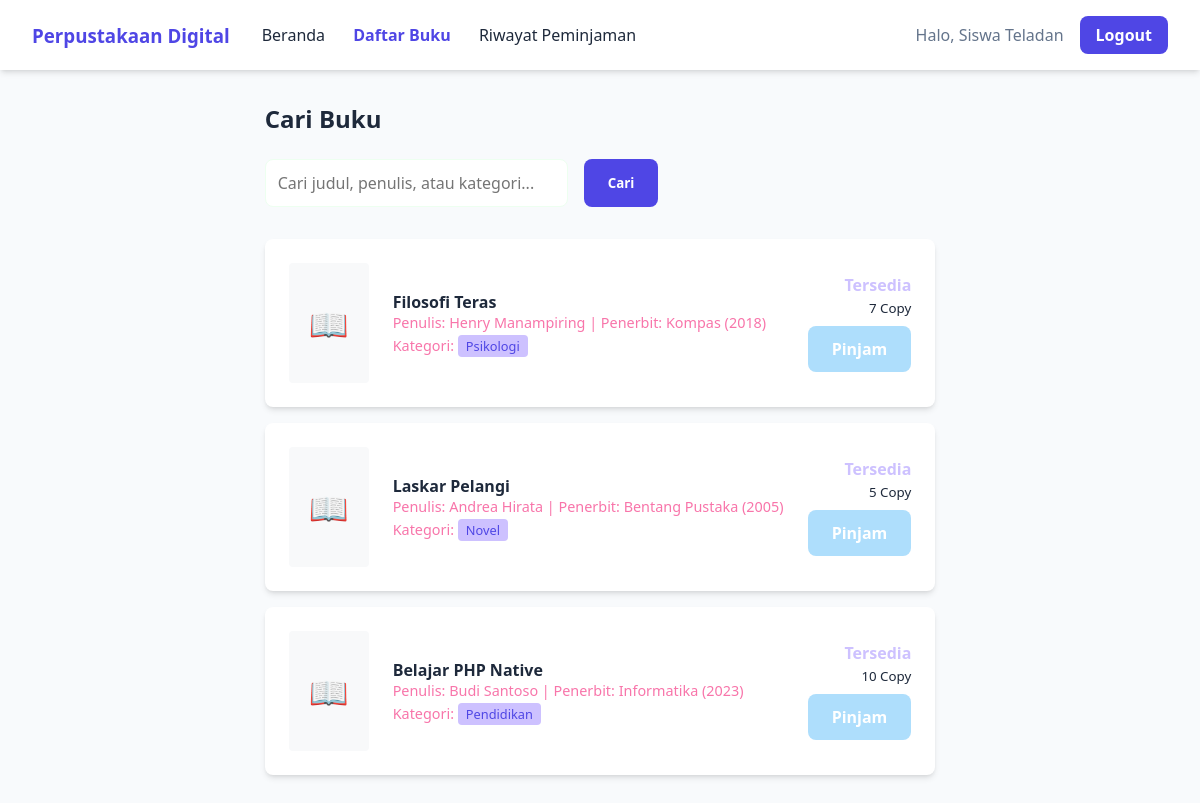
Screenshot of /siswa/buku.php (signed in) with the database file from the repository.
### tables this page shows
CREATE TABLE buku (
    id_buku INT AUTO_INCREMENT PRIMARY KEY,
    judul VARCHAR(255) NOT NULL,
    penulis VARCHAR(100) NOT NULL,
    penerbit VARCHAR(100) NOT NULL,
    tahun INT NOT NULL,
    kategori VARCHAR(50),
    stok INT NOT NULL DEFAULT 0,
    gambar VARCHAR(255) DEFAULT 'default.jpg',
    created_at TIMESTAMP DEFAULT CURRENT_TIMESTAMP
);

### siswa/buku.php (the view, shortened to what this page needs)
<?php
require_once '../config/database.php';
$search = "";
if (isset($_GET['cari'])) {
    $search = mysqli_real_escape_string($koneksi, $_GET['cari']);
    $query = "SELECT * FROM buku WHERE judul LIKE '%$search%' OR penulis LIKE '%$search%' OR kategori LIKE '%$search%' ORDER BY id_buku DESC";
} else {
    $query = "SELECT * FROM buku ORDER BY id_buku DESC";
}
$books = mysqli_query($koneksi, $query);
?>
<!DOCTYPE html>
<html lang="id">
<head>
    <link rel="stylesheet" href="../assets/css/style.css">
</head>
<body>
    <?php include 'includes/navbar.php'; ?>
    <div class="container" style="padding-top: 2rem;">
        <h2 style="margin-bottom: 1.5rem;">Cari Buku</h2>
        <form action="" method="GET" class="search-bar">
            <input type="text" name="cari" class="search-input" placeholder="Cari judul, penulis, atau kategori..." value="<?php echo htmlspecialchars($search); ?>">
            <button type="submit" class="btn btn-primary"> Cari</button>
        </form>
        <div class="book-list">
            <?php if(mysqli_num_rows($books) > 0): ?>
                <?php while($b = mysqli_fetch_assoc($books)): ?>
                <div class="book-item">
                    <div class="book-cover">
                        <?php if($b['gambar'] && $b['gambar'] != 'default.jpg' && file_exists("../assets/img/" . $b['gambar'])): ?>
                            <img src="../assets/img/<?php echo $b['gambar']; ?>" alt="<?php echo $b['judul']; ?>">
                        <?php else: ?>
                            <div style="font-size: 2rem;">📖</div>
                        <?php endif; ?>
                    </div>
                    <div class="book-details">
                        <h4><?php echo $b['judul']; ?></h4>
                        <p>Penulis: <?php echo $b['penulis']; ?> | Penerbit: <?php echo $b['penerbit']; ?> (<?php echo $b['tahun']; ?>)</p>
                        <p style="margin-top: 0.25rem;">Kategori: <span style="background: #cdc1ff; color: var(--primary); padding: 0.1rem 0.5rem; border-radius: 0.25rem; font-size: 0.8rem;"><?php echo $b['kategori']; ?></span></p>
                    </div>
                    <div class="book-status">
                        <?php if($b['stok'] > 0): ?>
                            <div class="available">Tersedia</div>
                            <small class="text-light"><?php echo $b['stok']; ?> Copy</small>
                            <div style="margin-top: 0.5rem;">
                                <a href="pinjam_proses.php?id=<?php echo $b['id_buku']; ?>"
                                   class="btn btn-primary btn-sm"
                                   onclick="return confirm('Apakah Anda yakin ingin meminjam buku ini?')" disabled style="background: #aedefc;">
                                   Pinjam
                                </a>
                            </div>
                        <?php else: ?>
                            <div class="unavailable">Habis</div>
                        <?php endif; ?>
                    </div>
                </div>
                <?php endwhile; ?>
            <?php else: ?>
                <div style="text-align: center; padding: 3rem; color: #d44848ff;">
                    Buku tidak ditemukan.
                </div>
            <?php endif; ?>
        </div>
    </div>
</body>
</html>

### assets/css/style.css (style rules this page uses)
:root { --primary: #4f46e5; --primary-hover: #4338ca; --secondary: #64748b; --bg-light: #f8fafc; --text-dark: #1e293b; --text-light: #64748b; --white: #ffffff; --shadow: 0 4px 6px -1px rgb(0 0 0 / 0.1), 0 2px 4px -2px rgb(0 0 0 / 0.1); --radius: 0.5rem; }
* { margin: 0; padding: 0; box-sizing: border-box; font-family: 'Segoe UI', Tahoma, Geneva, Verdana, sans-serif; }
body { background-color: var(--bg-light); color: var(--text-dark); min-height: 100vh; display: flex; flex-direction: column; }
.container { max-width: 1200px; margin: 0 auto; padding: 2rem; }
.btn { display: inline-block; padding: 0.75rem 1.5rem; border-radius: var(--radius); text-decoration: none; font-weight: 600; transition: all 0.2s; border: none; cursor: pointer; }
.btn-primary { background: var(--primary); color: var(--white); }

### siswa/buku.php (style rules this page uses)
.search-bar { margin-bottom: 2rem; display: flex; gap: 1rem; }
.search-input { flex: 0.5; padding: 0.75rem; border: 1px solid #edfff0; border-radius: 0.5rem; font-size: 1rem; }
.book-list { display: flex; flex-direction: column; gap: 1rem; }
.book-item { background: white; padding: 1.5rem; border-radius: 0.5rem; box-shadow: var(--shadow); display: flex; align-items: center; gap: 1.5rem; }
.book-cover { width: 80px; height: 120px; background: #f8f9fa; border-radius: 0.25rem; overflow: hidden; display: flex; align-items: center; justify-content: center; flex-shrink: 0; }
.book-details { flex-grow: 1; }
.book-details p { color: #f875aa; font-size: 0.9rem; }
.book-status { text-align: right; }
.available { color: #cdc1ff; font-weight: 600; }

### rows the page displays
buku: judul "Filosofi Teras", penulis "Henry Manampiring", penerbit "Kompas", tahun "2018", kategori "Psikologi", stok "7"
buku: judul "Laskar Pelangi", penulis "Andrea Hirata", penerbit "Bentang Pustaka", tahun "2005", kategori "Novel", stok "5"
buku: judul "Belajar PHP Native", penulis "Budi Santoso", penerbit "Informatika", tahun "2023", kategori "Pendidikan", stok "10"

### other values shown
$_SESSION['nama'] "Siswa Teladan"
